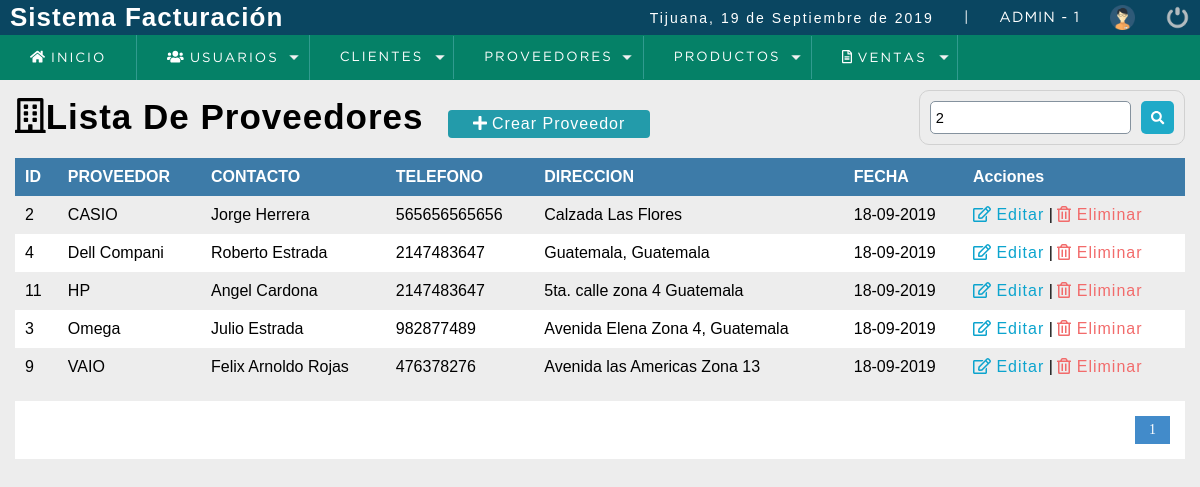
Screenshot of /sistema/buscar_proveedor.php?busqueda=2 (signed in) with the database file from the repository.
### tables this page shows
CREATE TABLE `proveedor` (
  `codproveedor` int(11) NOT NULL,
  `proveedor` varchar(100) DEFAULT NULL,
  `contacto` varchar(100) DEFAULT NULL,
  `telefono` bigint(11) DEFAULT NULL,
  `direccion` text,
  `usuario_id` int(11) NOT NULL,
  `date_add` datetime NOT NULL  DEFAULT CURRENT_TIMESTAMP,  
  `estatus` tinyint DEFAULT 1
);

### sistema/buscar_proveedor.php (the view, shortened to what this page needs)
<?php
  include "../conexion.php"
?>
<!DOCTYPE html>
<html lang="en">
<head>
	<?php include "includes/script.php"; ?>
</head>
<body>
	<?php include "includes/header.php"; ?>
	<section id="container">
    <?php
      $busqueda = strtolower($_REQUEST['busqueda']);
    ?>
    <h1><i class="far fa-building"></i>Lista De Proveedores</h1>
    <a href = "registro_proveedor.php" class = "btn_new"><i class="fas fa-plus"></i> Crear Proveedor</a>
    <form action="buscar_proveedor.php" method="get" class = "form_search">
      <input type="text" name = "busqueda" id="busqueda" placeholder ="Buscar" value = "<?php echo $busqueda; ?>">
      <button type="submit" class= "btn_search"><i class = "fas fa-search"></i></button>
    </form>
    <table>
      <tr>
        <th>ID</th>
        <th>PROVEEDOR</th>
        <th>CONTACTO</th>
        <th>TELEFONO</th>
        <th>DIRECCION</th>
        <th>FECHA</th>
        <th>Acciones</th>
      </tr>
      <?php
        $sql_registe = mysqli_query($conexion,"SELECT COUNT(*) AS total_registro
                                                FROM proveedor WHERE
                                                (codproveedor LIKE '%$busqueda%' OR
                                                proveedor LIKE '%$busqueda%' OR
                                                contacto LIKE '%$busqueda%' OR
                                                telefono LIKE '%$busqueda%') AND
                                                estatus = 1");
        $result_register = mysqli_fetch_array($sql_registe);
        $total_registro = $result_register['total_registro'];
        $por_pagina = 5;
        if(empty($_GET['pagina']))
        {
          $pagina = 1;
        }
        else
        {
          $pagina = $_GET['pagina'];
        }
        $desde = ($pagina-1)*$por_pagina;
        $total_paginas = ceil($total_registro/$por_pagina);
        $query = mysqli_query($conexion,"SELECT * FROM proveedor WHERE
                                          (codproveedor LIKE '%$busqueda%' OR
                                          proveedor LIKE '%$busqueda%' OR
                                          contacto LIKE '%$busqueda%' OR
                                          telefono LIKE '%$busqueda%') AND
                                          estatus = 1  ORDER BY proveedor ASC LIMIT $desde,$por_pagina");
        $result = mysqli_num_rows($query);
        if ($result > 0)
        {
          while ($data = mysqli_fetch_array($query))
          {
            $formato = 'Y-m-d H:i:s';
            $fecha = DateTime::createFromFormat($formato,$data['date_add']);
      ?>
          <tr>
            <td><?php echo $data['codproveedor']; ?></td>
            <td><?php echo $data['proveedor']; ?></td>
            <td><?php echo $data['contacto']; ?></td>
            <td><?php echo $data['telefono']; ?></td>
            <td><?php echo $data['direccion']; ?></td>
            <td><?php echo $fecha->format('d-m-Y'); ?></td>
            <td>
              <a class ="link_edit" href = "editar_proveedor.php?id=<?php echo $data['codproveedor']; ?>"><i class="far fa-edit"></i> Editar</a>
              |
              <a class = "link_delete"  href = "eliminar_confirmar_proveedor.php?id=<?php echo $data['codproveedor']; ?>"><i class="far fa-trash-alt"></i> Eliminar</a>
            </td>
          </tr>
      <?php
          }
        }
      ?>
    </table>
    <?php
      if ($total_registro != 0)
      {
        ?>
        <div class = "paginador">
            <ul>
            <?php
                for ($i=1;$i<=$total_paginas;$i++)
                {
                  if ($i == $pagina)
                  {
                    echo '<li class="pageSelected">'.$i.'</li>';
                  }
                  else
                  {
                    echo '<li><a href="?pagina='.$i.'&busqueda='.$busqueda.'">'.$i.'</a></li>';
                  }
                }
            ?>
            </ul>
        </div>
    <?php
      }
    ?>
	</section>
</body>
</html>

### sistema/css/style.css (style rules this page uses)
* { margin: 0; padding: 0; box-sizing: border-box; }
body { background: #ededed; }
h1, h2, h3, h4, h5, h6 { font-family: 'arial'; font-weight: bold; letter-spacing: 1px; }
h1 { font-size: 26px; }
a { text-decoration: none; font-family: arial; letter-spacing: 1px; }
#container { padding: 90px 15px 15px; }
form { background:#FFF; margin:auto; padding:20px 50px; border: 1px solid #d1d1d1; }
input,select { display:block; width: 100%; font-size:11pt; padding:5px; border:1px solid #85929e; border-radius:5px; }
#container h1 { font-size:35px; display:inline-block; }
.btn_new { display:inline-block; background:#239baa; color:#FFF; padding:5px 25px; border-radius:4px; margin:20px; }
table { border-collapse:collapse; font-size:12pt; font-family:'arial'; width:100%; }
table th { text-align:left; padding:10px; background:#3d7ba8; color:#FFF; }
table tr:nth-child(odd) { background:#FFF; }
table td { padding:10px; }
.link_edit { color:#0ca4ce; }
.link_delete { color:#f26b6b; }
.paginador ul { padding:15px; list-style:none; background:#FFF; margin-top:15px; display:-webkit-flex; display:-moz-flex; display:-ms-flex; display:-o-flex; display:flex; justify-content:flex-end; }
.paginador a, .pageSelected { color:#428bca; border:1px solid #ddd; padding:5px; display:inline-block; font-size:14px; text-align:center; width:35px; }
.pageSelected { color:#FFF; background:#428bca; border:1px solid #428bca; }
.form_search { display:-webkit-flex; display:-moz-flex; display:-ms-flex; display:-o-flex; display:flex; float:right; background:initial; padding:10px; border-radius:10px; }
.form_search .btn_search { background:#1faac8; color:#FFF; padding:10px; border:0; cursor:pointer; margin-left:10px; display:-webkit-flex; display:-moz-flex; display:-ms-flex; display:-o-flex; display:flex; border-radius:5px; }

### rows the page displays
proveedor: codproveedor "2", proveedor "CASIO", contacto "Jorge Herrera", telefono "565656565656", direccion "Calzada Las Flores", date_add "18-09-2019"
proveedor: codproveedor "4", proveedor "Dell Compani", contacto "Roberto Estrada", telefono "2147483647", direccion "Guatemala, Guatemala", date_add "18-09-2019"
proveedor: codproveedor "11", proveedor "HP", contacto "Angel Cardona", telefono "2147483647", direccion "5ta. calle zona 4 Guatemala", date_add "18-09-2019"
proveedor: codproveedor "3", proveedor "Omega", contacto "Julio Estrada", telefono "982877489", direccion "Avenida Elena Zona 4, Guatemala", date_add "18-09-2019"
proveedor: codproveedor "9", proveedor "VAIO", contacto "Felix Arnoldo Rojas", telefono "476378276", direccion "Avenida las Americas Zona 13", date_add "18-09-2019"

### other values shown
fechaC() "19 de Septiembre de 2019"
$_SESSION['usuario'] "ADMIN"
$_SESSION['rol'] "1"
